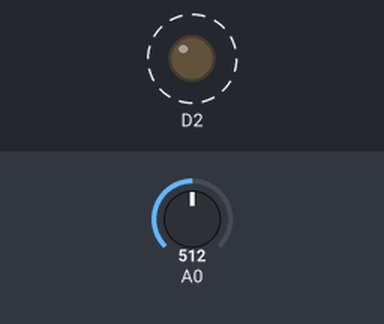
This sketch was run on a simulated ESP8266 (NodeMCU). On the bench: output pins drawn as LEDs (lit = HIGH). Dashed ring = blinking. Inputs (shaded band) come from the test bench; at power-on: A0 = 512.

Above: at 1.8 s.
1.9 s: A0 set to 0
At 3.3 s:
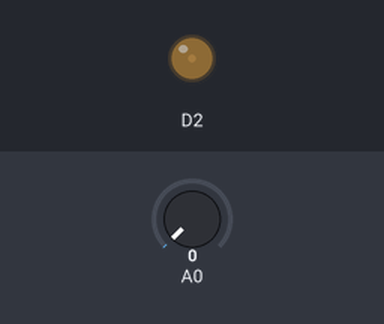
3.6 s: A0 set to 122
At 3.66 s:
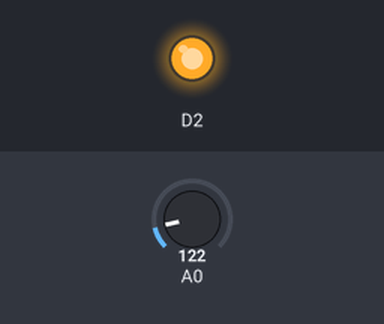
Timing chart, 0 to 13.1 s (numbered marks = the images above; inputs shaded):
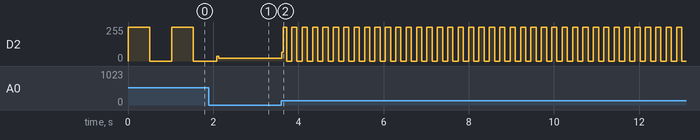

The sketch:

LEDBlinkWithPOT.ino
```cpp
void setup() {
  pinMode(D2,OUTPUT);
  pinMode(A0,INPUT);
}

void loop() {
   int POTValue = analogRead(A0);
   digitalWrite(D2,HIGH);
   delay(POTValue);
   digitalWrite(D2,LOW);
   delay(POTValue);
}
```

Measured:
- after the input at 3.6 s, D2: 20/255 → 67/255 at once, then moves between 0/255 and 255/255, repeating every 0.24 s
- by itself, D2: alternates 255/255 for 0.51 s and 0/255 for 0.51 s
